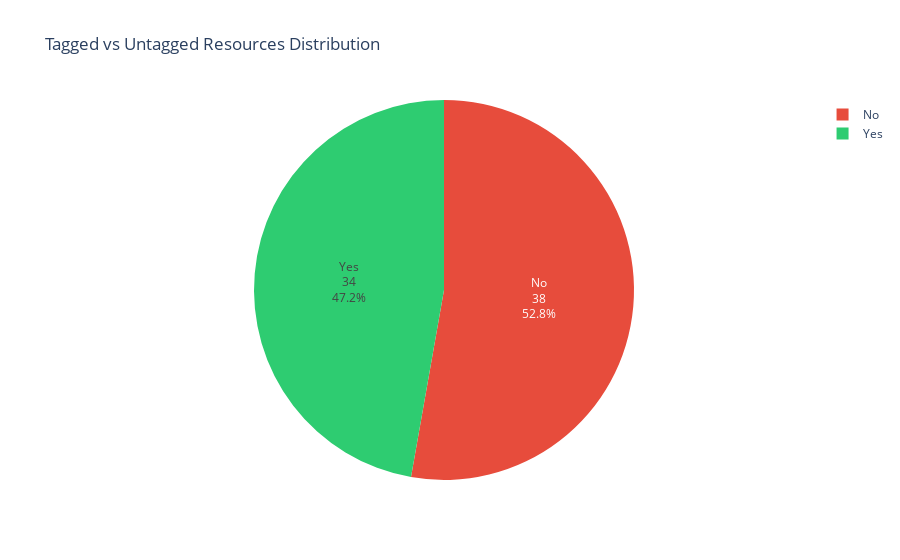

Here is the notebook cell this chart was saved with:
### Markdown cell above
### Task 1.4: Count tagged vs untagged resources

### Code cell
# Count tagged vs untagged
tagged_counts = df['Tagged'].value_counts()
total_resources = len(df)

print("Tagged vs Untagged Resources:")
print(tagged_counts)
print(f"\nTotal Resources: {total_resources}")

# Create a simple visualization
fig = px.pie(
    values=tagged_counts.values,
    names=tagged_counts.index,
    title='Tagged vs Untagged Resources Distribution',
    color=tagged_counts.index,
    color_discrete_map={'Yes': '#2ecc71', 'No': '#e74c3c'}
)
fig.update_traces(textposition='inside', textinfo='percent+label+value')
fig.show()

### Figure 1 — Plotly figure (JSON) as saved in the notebook; plotly's stock layout.template omitted (floating-point values rounded to 4 significant figures)
{"data": [{"customdata": [["No"], ["Yes"]], "domain": {"x": [0, 1], "y": [0, 1]}, "hovertemplate": "label=%{label}<br>value=%{value}<br>color=%{customdata[0]}<extra></extra>", "labels": ["No", "Yes"], "legendgroup": "", "marker": {"colors": ["#e74c3c", "#2ecc71"]}, "name": "", "showlegend": true, "textinfo": "percent+label+value", "textposition": "inside", "type": "pie", "values": [38, 34]}], "layout": {"legend": {"tracegroupgap": 0}, "title": {"text": "Tagged vs Untagged Resources Distribution"}}}
